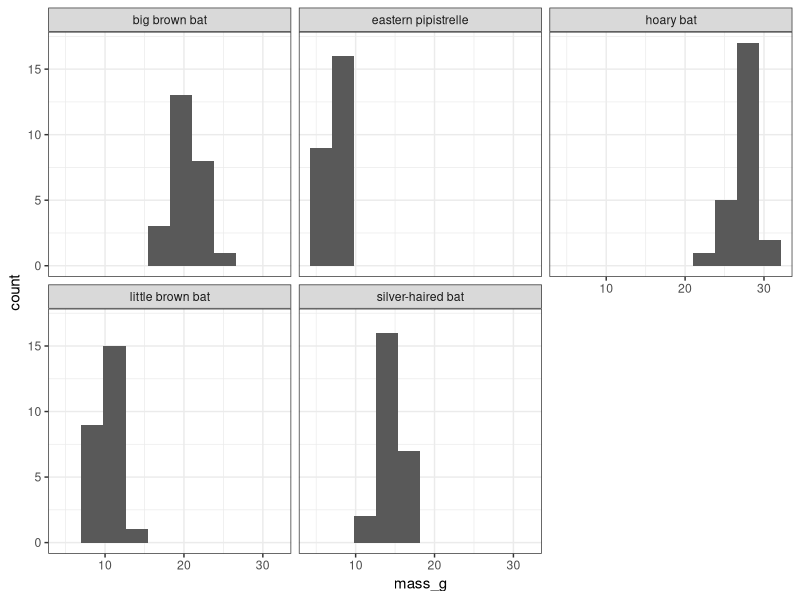
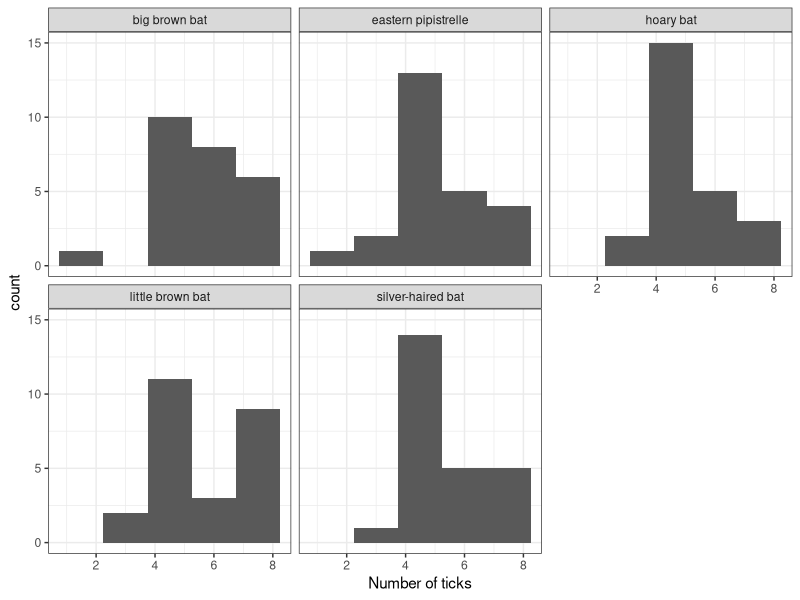
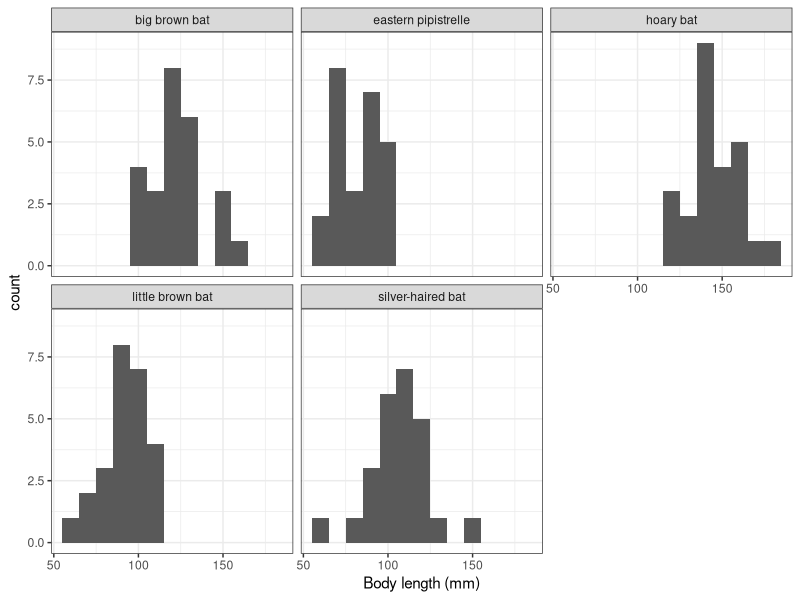
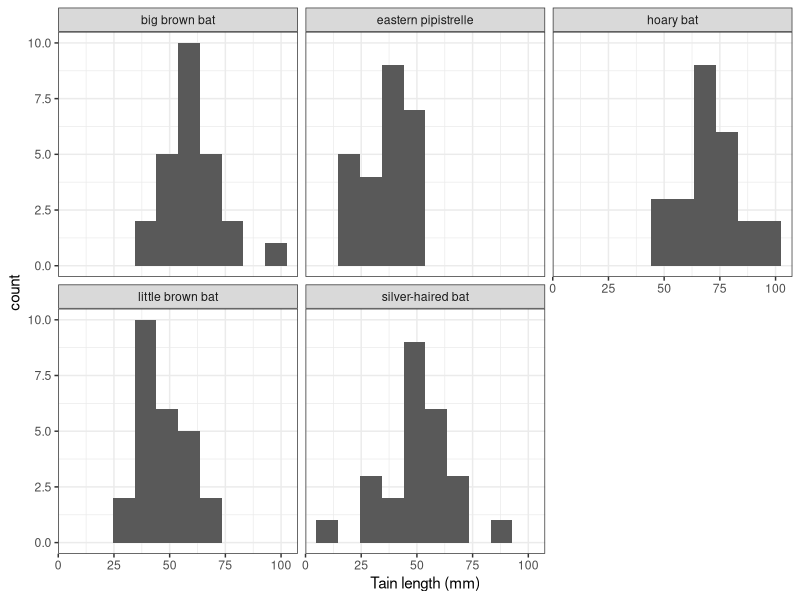
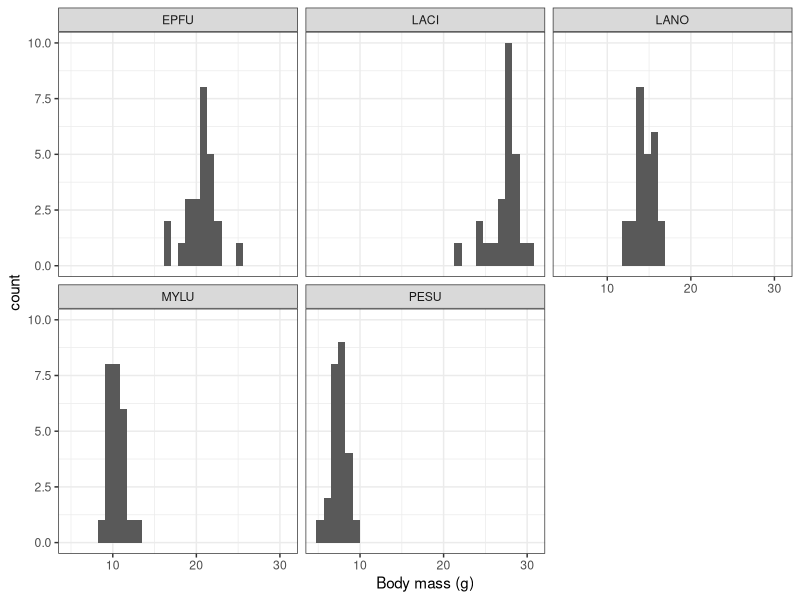
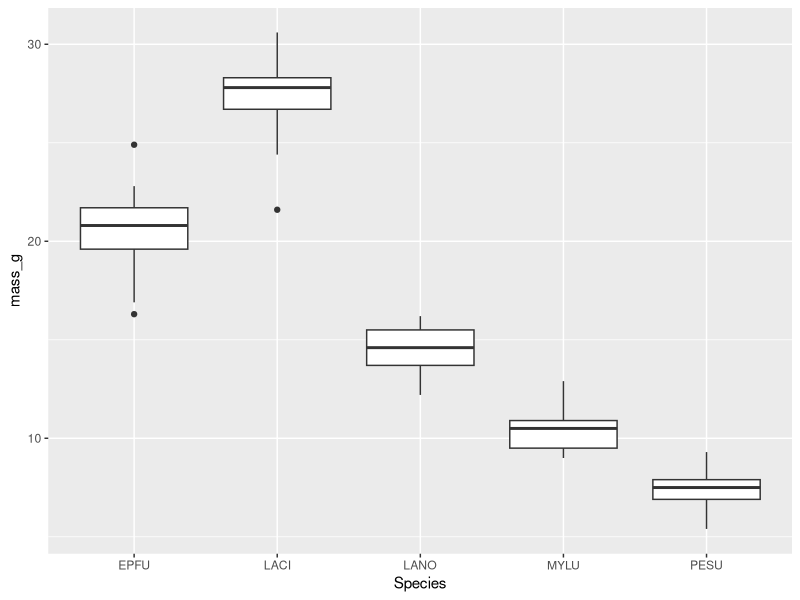
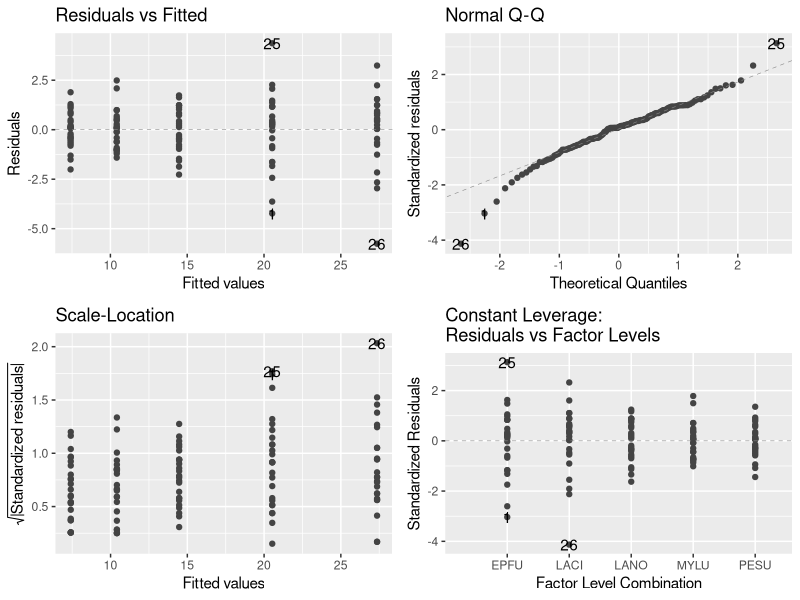
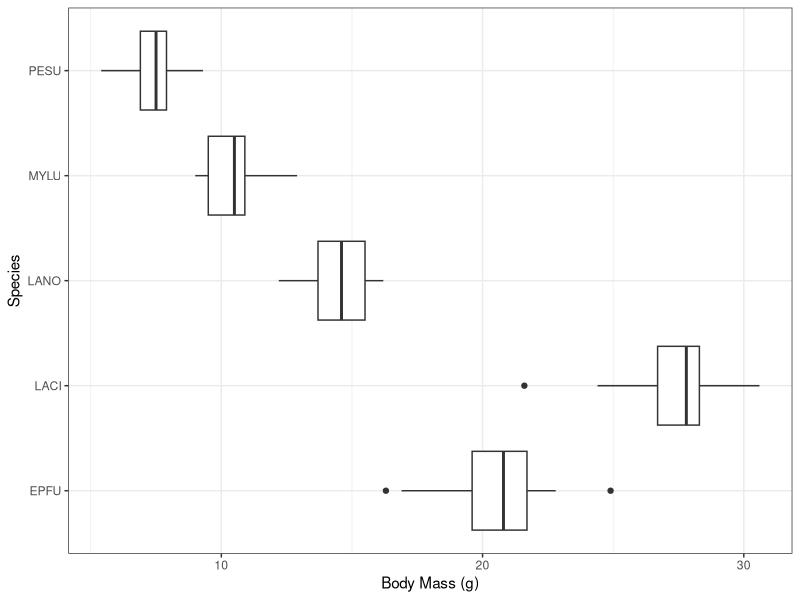

Here is the R script that generated these plots, in order:
## ---- chunk 1
rm(list = ls()) #clears R's environment

library(ggfortify) #evaluates model assumptions
library(tidyverse) #contains multiple handy packages, like 'ggplot2', which is useful for data visualization
library(here)
## ---- chunk 2
bats <- read.csv(here("Data","bat_data.csv")) 
## ---- chunk 3
str(bats) #provides a structural overview of the dataset
## ---- chunk 4
glimpse(bats) #provides an overview of variables and their types; displays first few rows of data
## ---- chunk 5
bats$Species <- as.factor(bats$Species)
bats$common_name <- as.factor(bats$common_name)
bats$age <- as.factor(bats$age)
bats$sex <- as.factor(bats$sex)
bats$type <- as.factor(bats$type)

#dollar sign refers to the specific variable we are looking at, and 'as.factor()' converts our variables into factors
## ---- chunk 6
glimpse(bats)
## ---- chunk 7
levels(bats$Species)
levels(bats$common_name)
levels(bats$age)
levels(bats$sex)
levels(bats$type)

#levels() is used to view categories/levels of the factors. 
## ---- chunk 8
#histogram of 'mass_g'

ggplot(bats, aes(mass_g)) +
  geom_histogram(bins = 10) +
  facet_wrap(~common_name) +
  theme_bw()
  
#ggplot() dictates a visual characteristics of a plot
#geom_histogram() generates a histogram
#in facet_wrap(~) divides the data by the selected treatment into several histiograms 
#theme_bw - changes the grey background to white
## ---- chunk 9
#histogram of 'tick_num'

ggplot(bats, aes(tick_num)) +
  geom_histogram(bins = 5) +
  facet_wrap(~common_name) +
  xlab("Number of ticks") +
  theme_bw()
  
## ---- chunk 10
#histogram of body_length_mm

ggplot(bats, aes(body_length_mm)) +
  geom_histogram(binwidth = 10) +
  facet_wrap(~common_name) +
  xlab("Body length (mm)") +
  theme_bw()
  
## ---- chunk 11
#histogram of 'tail_length_mm'

ggplot(bats, aes(tail_length_mm)) +
  geom_histogram(bins = 10) +
  facet_wrap(~common_name) +
  xlab("Tain length (mm)") +
  theme_bw()
  
## ---- chunk 12
ggplot(bats, aes(mass_g))+
  geom_histogram(bins = 30)+
  facet_wrap(~Species) +
  xlab("Body mass (g)") +
  theme_bw()

#xlab("...") - renames x-axis
## ---- chunk 13
ggplot(bats, aes(x =Species, y = mass_g)) +
  geom_boxplot() 
## ---- chunk 14
species_mass <- lm(mass_g ~ Species, data = bats)

#lm() function creates a linear model necessary to run the ANOVA test and analyze the relationship between body mass in grams and species of bats. Here by 'data' we are referring to our data frame, which is 'bats'.
## ---- chunk 15
autoplot(species_mass, smooth.colour = NA)

#automatically plots four diagnostic graphs; smooth.coulour = NA removes the colorful trend line 
## ---- chunk 16
anova(species_mass) 
## ---- chunk 17
summary(species_mass) #displays a comprehensive report of the 'species_mass' model; produces a table of the estimates of the coefficients of the line that is the 
## ---- chunk 18
library(emmeans)
species_mean <- emmeans(species_mass, specs = "Species")
summary(species_mean)
## ---- chunk 19
library(multcomp) #'multcomp' package helps perform post-hoc multiple comparisons
## ---- chunk 20
tukey1 <- glht(species_mass, linfct = mcp(Species = "Tukey")) 
  summary(tukey1)

#glht() is used to perform generalized linear hypothesis test
  #mcp(Species = "Tukey") specifies that Tukey's method should be applied to compare all pairs of Species variable. 
## ---- chunk 21
cld(tukey1) #cld stands for "Compact Letter Display" 
## ---- chunk 22
ggplot(bats, aes(x =Species, y = mass_g)) +
  geom_boxplot() +
  xlab("Species") +
  ylab("Body Mass (g)") +
  coord_flip() +
  theme_bw()
## ---- chunk 23
ggplot(bats, aes(body_length_mm))+
  geom_histogram(bins = 10)+
  facet_wrap(~Species) 
## ---- chunk 24
ggplot(bats, aes(x =Species, y = body_length_mm)) +
  geom_boxplot() 
## ---- chunk 25
species_length <- lm(body_length_mm ~ Species, data = bats)

#lm() function creates a linear model necessary to run the ANOVA test and analyze the relationship between body length in mm and species of bats. Here by 'data' we are referring to our data frame, which is 'bats'.

## ---- chunk 26
autoplot(species_length, smooth.colour = NA)

#automatically plots four diagnostic graphs; smooth.coulour = NA removes the colorful trend line 
## ---- chunk 27
anova(species_length)
## ---- chunk 28
summary(species_length)
## ---- chunk 29
library(emmeans)
library(multcomp)
## ---- chunk 30
tukey2 <- glht(species_length, linfct = mcp(Species = "Tukey"))

## ---- chunk 31
cld(tukey2) #Compact Letter Display
## ---- chunk 32
ggplot(bats, aes(x =Species, y = body_length_mm)) +
  geom_boxplot() +
  xlab("Species") +
  ylab("Body Length (mm)") +
  coord_flip() +
  theme_bw()

#coord_flip() flips x- and -y-coordinates for better view 
#x- and ylabs() rename the x- and y-axis 
## ---- chunk 33
tick_num <- bats |> group_by(Species, sex) |>
  summarise(total_ticks = sum(tick_num))
## ---- chunk 34
ggplot(tick_num, aes(x = Species, y = total_ticks, fill = sex)) +
  geom_bar(stat = 'identity', position = 'dodge') +
  scale_fill_manual(values = c(female = "pink", male = "lightblue")) +
  theme_bw()
## ---- chunk 35
sex_mat <- xtabs(total_ticks ~ Species + sex,
                  data = tick_num)
## ---- chunk 36
chisq.test(sex_mat)
## ---- chunk 37
tick_num2 <- bats |> group_by(Species, age) |>
  summarise(total_ticks = sum(tick_num))
## ---- chunk 38
ggplot(tick_num2, aes(x = Species, y = total_ticks, fill = age)) +
  geom_bar(stat = 'identity', position = 'dodge') +
  theme_bw()
  
## ---- chunk 39
age_mat <- xtabs(total_ticks ~ Species + age,
                 data = tick_num2)
## ---- chunk 40
chisq.test(age_mat)
## ---- chunk 41
ggplot(bats, 
       aes(x = body_length_mm, y = tail_length_mm)) +
  geom_point()
## ---- chunk 42
mod_body_tail <- lm(body_length_mm ~ tail_length_mm,
                    data = bats)
#this code creates a linear model to explore the relationship between body length and tail length in bats. 
## ---- chunk 43
autoplot(mod_body_tail, smooth.colour = NA)
## ---- chunk 44
summary(mod_body_tail)
## ---- chunk 45
ggplot(bats, 
       aes(x = body_length_mm, y = tail_length_mm)) +
  geom_point() +
  xlab("Body Length (mm)") +
  ylab("Tail Length (mm)") +
  theme_bw()
